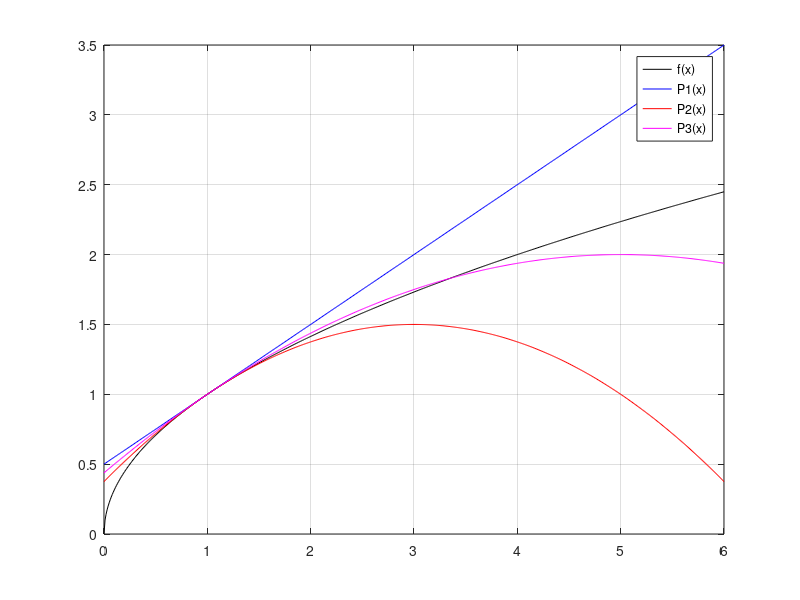

This figure's MATLAB source:
%Oppgave 1b
f = @(x) sqrt(x);
fd = @(x) 1/(2*sqrt(x));
fd2 = @(x) -1/(4*x^(3/2));
fd3 = @(x) 3/(8*x^(5/2));

n=1;

P1 = @(x) f(n) + fd(n)*(x-n);
P2 = @(x) P1(x) + (fd2(n)*(x-n).^2)/factorial(2);
P3 = @(x) P2(x) + (fd3(n)*(x-n).^2/factorial(3));

x=0:1e-2:6;
plot(x,f(x),'k')
hold on
grid on
plot(x,P1(x),'b')
plot(x,P2(x),'r')
plot(x,P3(x),'m')

legend('f(x)','P1(x)','P2(x)','P3(x)')
hold off